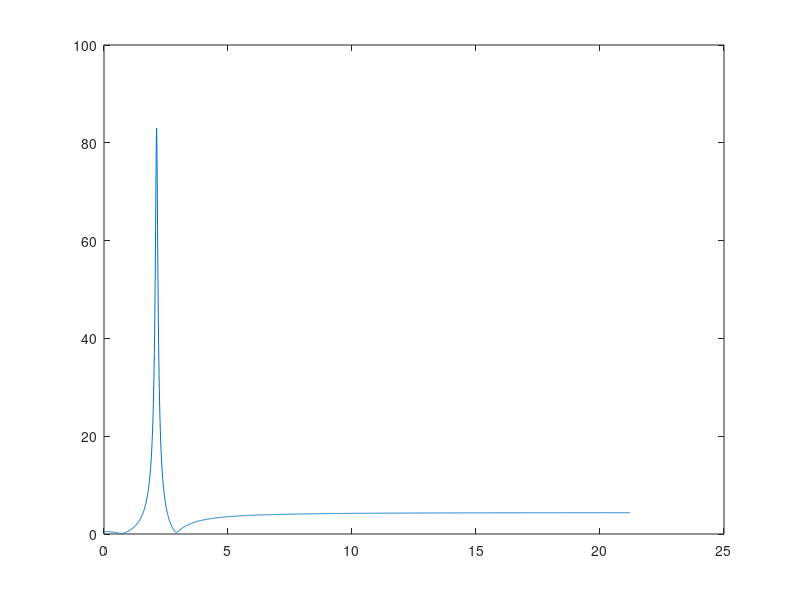

Reproduce this figure in MATLAB.

k1=0.5
k2=4
m=1;
A=1.1;

gamma=0.1;
w0=sqrt((k2+k1)/m);
a=k2*A/m;
tau=m/gamma;
w=[0.01:.01:10*w0];
x10=a./sqrt((w0^2-w.^2).^2+w.^2/tau^2)
phi=atan(-w/tau./(w0^2-w.^2))
Tmax=0;
for i=1:length(w)
	t=[0:w(i)*2*pi/1000:2*pi/w(i)];
Tmax(i)=k2*max(A*cos(w(i)*t)-x10(i)*cos(w(i)*t-phi(i)));
end
plot(w,Tmax)
